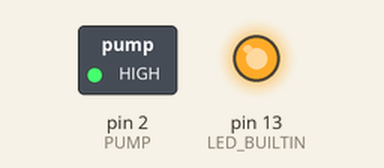
Bench run of a sketch on a simulated Arduino Nano, built with avr-gcc and run on an emulated ATmega328P. Parts: switched loads named in the sketch (green lamp = pin HIGH), output pins drawn as LEDs (lit = HIGH).

Above: at 0.1 s.
At 3.6 s:
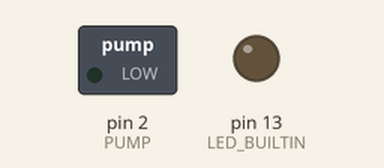
Timing chart, 0 to 5.1 s (numbered marks = the images above):
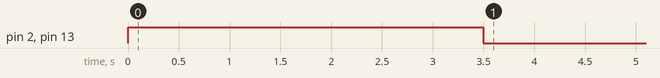

Measured:
- by itself, pin 2 (PUMP), pin 13 (LED_BUILTIN): LOW → HIGH at 0.00 s, → LOW 3.5 s later

The sketch:

simple_irrigation_system.ino
```cpp
/*
 * this sketch can control a simple drip irrigation system
 * the pump (a simple peristaltic pump can be used) is controlled by a mosfet
 * my pump works at 12V DC, and my mosfet (IRF530N) doesn't saturate at 3.3v,
 * so I built a pre-amplifier circuit with a simple NPN transistor for the
 * arduino nano output before the mosfet input.
 */

#define PUMP 2 // pump control pin (not to be connected directly to the pump)
#define IRRIGATION_TIME 3500 // 3.5 seconds (in milliseconds)
#define WAIT_TIME 1800000 // 30 minutes (in milliseconds)

void setup() {
  pinMode(PUMP, OUTPUT);
  pinMode(LED_BUILTIN, OUTPUT);
}

void loop() {
  // this sketch waits for a certain time and activates/deactivates the outputs
  // as it is a simple and single process, the delay() function won't harm other
  // running processes
  digitalWrite(LED_BUILTIN, HIGH);
  digitalWrite(PUMP, HIGH);
  delay(IRRIGATION_TIME);
  digitalWrite(LED_BUILTIN, LOW);
  digitalWrite(PUMP, LOW);
  delay(WAIT_TIME);
}
```
